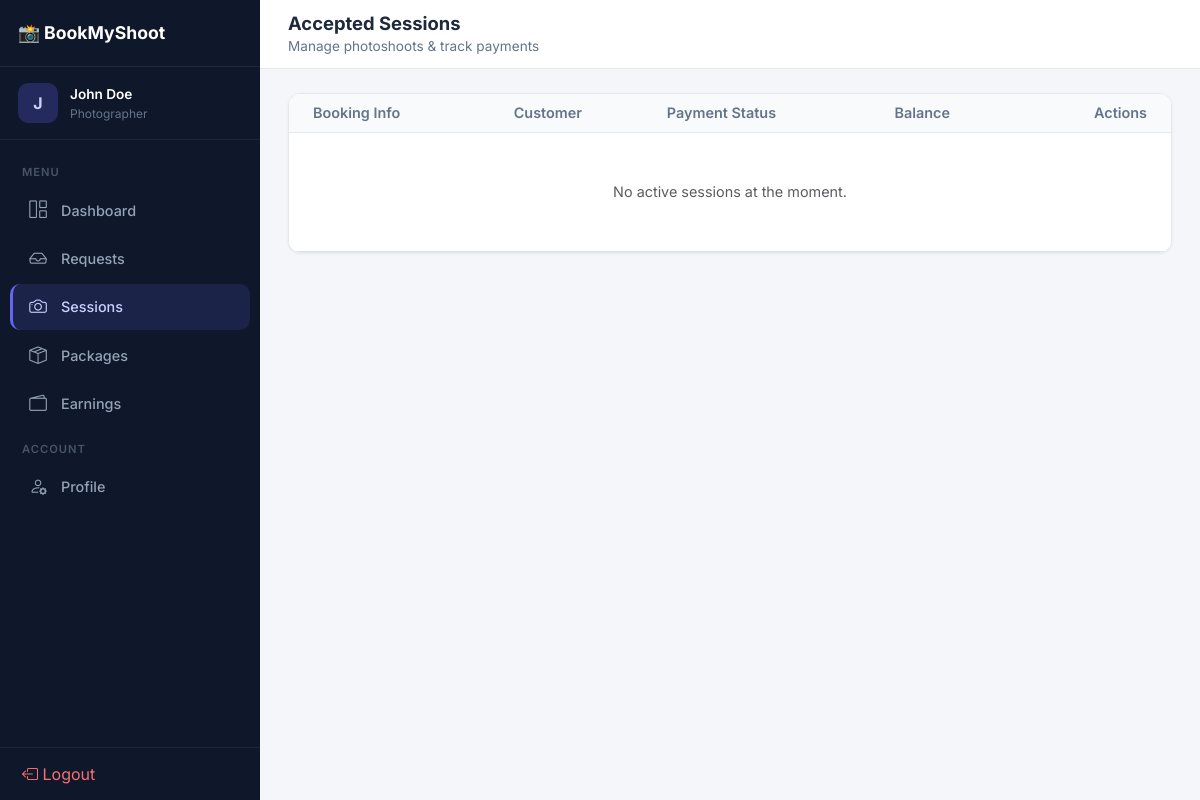
The app's page /photographer/sessions (signed in) with its own data.
### backend/models.py (models this page shows, shortened)
class User(db.Model, UserMixin):
    __tablename__ = 'users'
    id = db.Column(db.Integer, primary_key=True)
    first_name = db.Column(db.String(100), nullable=False)
    last_name = db.Column(db.String(100), nullable=False)
    email = db.Column(db.String(120), unique=True, nullable=False, index=True)
    phone = db.Column(db.String(20), nullable=True)
    user_type = db.Column(db.String(20), nullable=False, default='customer')
    password_hash = db.Column(db.String(255), nullable=False)
    profile_image = db.Column(db.String(255), nullable=True)
    is_active = db.Column(db.Boolean, default=True)
    created_at = db.Column(db.DateTime, default=datetime.utcnow)
    updated_at = db.Column(db.DateTime, default=datetime.utcnow, onupdate=datetime.utcnow)
    bookings = db.relationship('Booking', backref='customer', lazy=True, foreign_keys='Booking.customer_id',
                               cascade='all, delete-orphan')
    notifications = db.relationship('Notification', backref='user', lazy=True, cascade='all, delete-orphan')
    activities = db.relationship('ActivityLog', backref='user', lazy=True, cascade='all, delete-orphan')

### backend/photographer/routes.py (the view)
@photographer_bp.route('/sessions')
@photographer_required
def accepted_sessions():
    photographer = Photographer.query.filter_by(user_id=current_user.id).first()
    sessions = Booking.query.filter(
        Booking.photographer_id == photographer.id,
        Booking.status.in_(['accepted', 'token_paid'])
    ).order_by(Booking.event_date.asc()).all()
    return render_template('photographer/sessions.html', sessions=sessions)

### backend/app.py (called while the page is built)
@app.before_request
def enforce_csrf_for_non_api_routes():
    if request.path.startswith('/api/'):
        return
    if request.method in ('POST', 'PUT', 'PATCH', 'DELETE'):
        csrf.protect()

@login_manager.user_loader
def load_user(user_id):
    return User.query.get(int(user_id))

### backend/photographer/routes.py (called while the page is built)
def photographer_required(f):
    @wraps(f)
    def decorated_function(*args, **kwargs):
        if not current_user.is_authenticated or current_user.user_type != 'photographer':
            flash('Photographer access required.', 'error')
            return redirect(url_for('login'))
        return f(*args, **kwargs)
    return decorated_function

### backend/photographer/templates/photographer/sessions.html (shortened to what this page needs)
{% extends "base.html" %}
{% block content %}
<div class="topbar">
    <div>
        <h1>Accepted Sessions</h1>
        <div class="breadcrumb">Manage photoshoots & track payments</div>
    </div>
</div>
<div class="page-content fade-in">
<div class="card overflow-hidden">
    <div class="table-responsive">
        <table class="table table-hover align-middle mb-0">
            <thead class="bg-light">
                <tr>
                    <th class="ps-4">Booking Info</th>
                    <th>Customer</th>
                    <th>Payment Status</th>
                    <th>Balance</th>
                    <th class="text-end pe-4">Actions</th>
                </tr>
            </thead>
            <tbody>
                {% if sessions %}
                {% for s in sessions %}
                <tr>
                    <td class="ps-4 text-muted">
                        <div class="fw-bold text-dark">{{ s.service_type | capitalize }}</div>
                        <div class="small">📅 {{ s.event_date.strftime('%d %b, %Y') }}</div>
                    </td>
                    <td>
                        <div class="fw-medium text-dark">{{ s.customer.first_name }} {{ s.customer.last_name }}</div>
                        <div class="text-muted small">📞 {{ s.customer.phone or 'No phone' }}</div>
                    </td>
                    <td>
                        <span
                            class="badge {{ 'bg-success' if s.payment_status == 'paid' else 'bg-warning' }} bg-opacity-10 {{ 'text-success' if s.payment_status == 'paid' else 'text-warning' }} px-3 py-2 rounded-pill">
                            {{ 'Fully Paid' if s.payment_status == 'paid' else 'Pending Balance' }}
                        </span>
                    </td>
                    <td>
                        <div class="fw-bold">₹{{ s.remaining_amount }}</div>
                        <button class="btn btn-link btn-sm p-0 text-primary small"
                            onclick="updateBalance({{ s.id }}, {{ s.remaining_amount }})">Update</button>
                    </td>
                    <td class="text-end pe-4">
                        <div class="d-flex justify-content-end gap-2">
                            <form action="{{ url_for('photographer.complete_session', id=s.id) }}" method="POST"
                                class="d-inline" onsubmit="return confirmComplete(event)">
                                <input type="hidden" name="csrf_token" value="{{ csrf_token() }}">
                                <button type="submit" class="btn btn-sm btn-success rounded-pill px-3 fw-600">Mark
                                    Completed</button>
                            </form>
                            <form action="{{ url_for('photographer.cancel_session', id=s.id) }}" method="POST"
                                class="d-inline" onsubmit="return confirmCancel(event)">
                                <input type="hidden" name="csrf_token" value="{{ csrf_token() }}">
                                <button type="submit" class="btn btn-sm btn-outline-danger rounded-pill px-3 fw-600">Cancel</button>
                            </form>
                        </div>
                    </td>
                </tr>
                {% endfor %}
                {% else %}
                <tr>
                    <td colspan="5" class="text-center py-5 text-muted">
                        No active sessions at the moment.
                    </td>
                </tr>
                {% endif %}
            </tbody>
        </table>
    </div>
</div>
</div>
{% endblock %}

### backend/templates/base.html (shortened to what this page needs)
<!DOCTYPE html>
<html lang="en">
<head>
    <link href="https://cdn.jsdelivr.net/npm/bootstrap@5.3.0/dist/css/bootstrap.min.css" rel="stylesheet">
    <link rel="stylesheet" href="https://cdn.jsdelivr.net/npm/bootstrap-icons@1.11.0/font/bootstrap-icons.css">
    <link rel="stylesheet" href="https://cdnjs.cloudflare.com/ajax/libs/animate.css/4.1.1/animate.min.css" />
</head>
<body>
    {% if not hide_sidebar and current_user.is_authenticated %}
    <aside class="sidebar" id="sidebar">
        <div class="sidebar-brand">📸 BookMyShoot</div>
        <div class="sidebar-user">
            <div class="avatar">{{ current_user.first_name[0]|upper }}</div>
            <div class="info">
                <div class="name">{{ current_user.first_name }} {{ current_user.last_name }}</div>
                <div class="role">{{ current_user.user_type }}</div>
            </div>
        </div>
        <nav class="sidebar-nav">
            <div class="nav-section">Menu</div>
            {% if current_user.user_type == 'admin' %}
            <a href="{{ url_for('admin.dashboard') }}" class="{{ 'active' if request.endpoint == 'admin.dashboard' }}"><i class="bi bi-grid-1x2"></i> Dashboard</a>
            <a href="{{ url_for('admin.users') }}" class="{{ 'active' if request.endpoint == 'admin.users' }}"><i class="bi bi-people"></i> Users</a>
            <a href="{{ url_for('admin.bookings') }}" class="{{ 'active' if request.endpoint == 'admin.bookings' }}"><i class="bi bi-calendar-check"></i> Bookings</a>
            <a href="{{ url_for('admin.categories') }}" class="{{ 'active' if request.endpoint == 'admin.categories' }}"><i class="bi bi-tags"></i> Categories</a>
            <a href="{{ url_for('admin.packages') }}" class="{{ 'active' if request.endpoint == 'admin.packages' }}"><i class="bi bi-box-seam"></i> Packages</a>
            <div class="nav-section">Account</div>
            <a href="{{ url_for('admin.profile') }}" class="{{ 'active' if request.endpoint == 'admin.profile' }}"><i class="bi bi-person-gear"></i> Profile</a>
            {% elif current_user.user_type == 'photographer' %}
            <a href="{{ url_for('photographer.dashboard') }}" class="{{ 'active' if request.endpoint == 'photographer.dashboard' }}"><i class="bi bi-grid-1x2"></i> Dashboard</a>
            <a href="{{ url_for('photographer.incoming_requests') }}" class="{{ 'active' if request.endpoint == 'photographer.incoming_requests' }}"><i class="bi bi-inbox"></i> Requests</a>
            <a href="{{ url_for('photographer.accepted_sessions') }}" class="{{ 'active' if request.endpoint == 'photographer.accepted_sessions' }}"><i class="bi bi-camera"></i> Sessions</a>
            <a href="{{ url_for('photographer.manage_packages') }}" class="{{ 'active' if request.endpoint == 'photographer.manage_packages' }}"><i class="bi bi-box-seam"></i> Packages</a>
            <a href="{{ url_for('photographer.earnings') }}" class="{{ 'active' if request.endpoint == 'photographer.earnings' }}"><i class="bi bi-wallet2"></i> Earnings</a>
            <div class="nav-section">Account</div>
            <a href="{{ url_for('photographer.profile') }}" class="{{ 'active' if request.endpoint == 'photographer.profile' }}"><i class="bi bi-person-gear"></i> Profile</a>
            {% endif %}
        </nav>
        <div class="sidebar-footer">
            <a href="{{ url_for('logout') }}" class="sidebar-nav a"><i class="bi bi-box-arrow-left"></i> Logout</a>
        </div>
    </aside>
    {% endif %}
    <main class="{% if not hide_sidebar and current_user.is_authenticated %}main-content{% else %}{% block main_class %}container py-5{% endblock %}{% endif %}">
        {% block content %}{% endblock %}
    </main>
</body>
</html>

### backend/templates/base.html (style rules this page uses)
:root { --bg: #f4f6f9; --sidebar-bg: #0f172a; --sidebar-active: rgba(99, 102, 241, 0.15); --sidebar-active-border: #6366f1; --card-bg: #ffffff; --card-border: #e5e7eb; --card-shadow: 0 1px 3px rgba(0,0,0,0.06); --text: #1e293b; --muted: #64748b; --primary: #6366f1; --primary-hover: #4f46e5; --success: #22c55e; --danger: #ef4444; --warning: #f59e0b; --info: #3b82f6; --sidebar-width: 260px; --radius: 12px; }
* { box-sizing: border-box; }
body { font-family: 'Inter', sans-serif; background: var(--bg); color: var(--text); margin: 0; min-height: 100vh; }
a { color: inherit; text-decoration: none; }
.sidebar { width: var(--sidebar-width); background: var(--sidebar-bg); color: #cbd5e1; position: fixed; top: 0; left: 0; bottom: 0; z-index: 1000; display: flex; flex-direction: column; transition: transform .3s ease; overflow-y: auto; }
.sidebar-brand { padding: 20px 18px; border-bottom: 1px solid rgba(255,255,255,0.08); font-weight: 700; font-size: 1.1rem; color: #fff; display: flex; align-items: center; gap: 10px; }
.sidebar-user { padding: 16px 18px; display: flex; align-items: center; gap: 12px; border-bottom: 1px solid rgba(255,255,255,0.06); }
.sidebar-user .avatar { width: 40px; height: 40px; border-radius: 10px; background: rgba(99,102,241,0.25); color: #c7d2fe; display: grid; place-items: center; font-weight: 700; font-size: 1rem; }
.sidebar-user .info { font-size: 0.85rem; }
.sidebar-user .info .name { color: #fff; font-weight: 600; }
.sidebar-user .info .role { color: var(--muted); text-transform: capitalize; font-size: 0.75rem; }
.sidebar-nav { padding: 12px 10px; flex: 1; }
.sidebar-nav .nav-section { font-size: 0.7rem; text-transform: uppercase; letter-spacing: 1px; color: #475569; padding: 12px 12px 6px; font-weight: 600; }
.sidebar-nav a { display: flex; align-items: center; gap: 12px; padding: 10px 14px; border-radius: 10px; color: #94a3b8; font-weight: 500; font-size: 0.9rem; margin-bottom: 2px; transition: all .2s ease; border-left: 3px solid transparent; }
.sidebar-nav a.active { color: #c7d2fe; background: var(--sidebar-active); border-left-color: var(--sidebar-active-border); }
.sidebar-nav a i { font-size: 1.1rem; width: 22px; text-align: center; }
.sidebar-footer { padding: 14px 12px; border-top: 1px solid rgba(255,255,255,0.06); }
.sidebar-footer a { color: #f87171; }
.main-content { margin-left: var(--sidebar-width); min-height: 100vh; transition: margin-left .3s ease; }
.topbar { background: var(--card-bg); border-bottom: 1px solid var(--card-border); padding: 12px 28px; display: flex; justify-content: space-between; align-items: center; position: sticky; top: 0; z-index: 30; }
.topbar h1 { margin: 0; font-size: 1.15rem; font-weight: 700; }
.topbar .breadcrumb { font-size: 0.85rem; color: var(--muted); margin: 2px 0 0; }
.card { background: var(--card-bg); border: 1px solid var(--card-border); border-radius: var(--radius); box-shadow: var(--card-shadow); }
.table { font-size: 0.9rem; }
.table thead th { background: #f8fafc; color: var(--muted); font-weight: 600; border-bottom: 1px solid var(--card-border); }
.table td { vertical-align: middle; }
.page-content { padding: 24px 28px; }
.fade-in { animation: fadeIn .4s ease forwards; }

### records on screen
User: first_name "J", first_name "John", last_name "Doe", user_type "Photographer"
